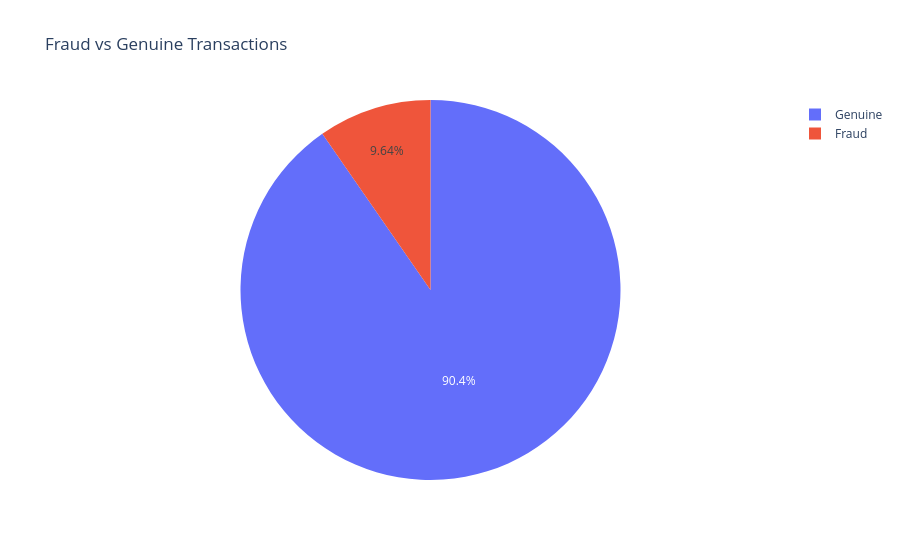

Write notebook code for a chart like this one.
### Markdown cell above
## 3. Fraud Distribution

### Code cell
fraud_counts = df['Fraudulent'].value_counts()
print(fraud_counts)
print(f"Fraud rate: {df['Fraudulent'].mean()*100:.2f}%")

fig = px.pie(names=['Genuine','Fraud'], values=fraud_counts.values, title='Fraud vs Genuine Transactions')
fig.show()

### Figure 1 — Plotly figure (JSON) as saved in the notebook; plotly's stock layout.template omitted (floating-point values rounded to 4 significant figures)
{"data": [{"domain": {"x": [0.0, 1.0], "y": [0.0, 1.0]}, "hovertemplate": "label=%{label}<br>value=%{value}<extra></extra>", "labels": ["Genuine", "Fraud"], "legendgroup": "", "name": "", "showlegend": true, "type": "pie", "values": [4518, 482]}], "layout": {"legend": {"tracegroupgap": 0}, "title": {"text": "Fraud vs Genuine Transactions"}}}
